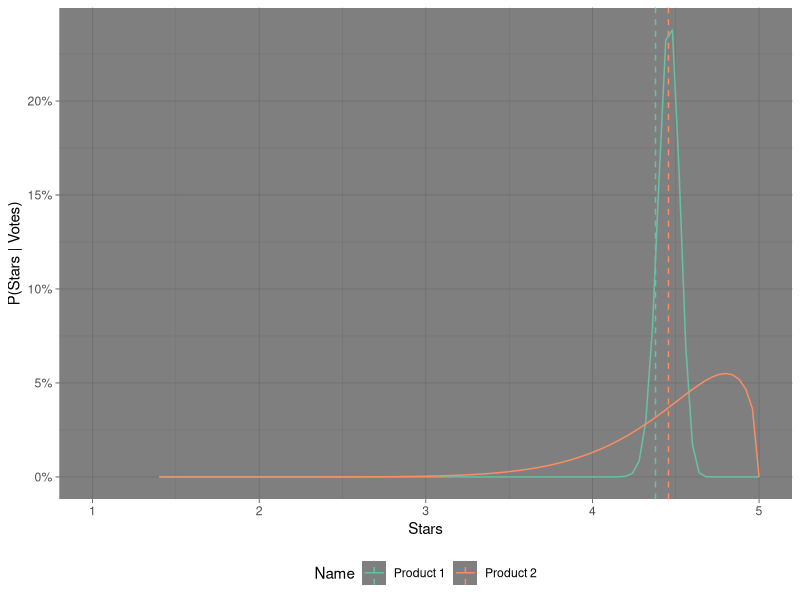

Recreate this plot in R.
## ---- chunk 1
knitr::opts_chunk$set(echo = FALSE)
library(ggplot2)
library(tidyverse)
library(kableExtra)
library(scales)

theme_set(
  theme_dark() +
    theme(legend.position = "bottom")
)
## ---- chunk 2
tribble(~Name, ~`5 Stars`, ~`4 Stars`, ~`3 Stars`,~`2 Stars`, ~`1 Stars`,
        "Product 1", 190, 15, 10, 2, 5,
        "Product 2", 5, 0, 0, 0, 0) %>% 
  kable() %>% 
  kable_styling(bootstrap_options = c("striped", "hover"))
## ---- chunk 3
x <- seq(.1,1,.01)
df1 <- tibble(Stars = x,
              Name = "Product 1") %>% 
        mutate(`P(Stars | Votes)` = dbeta(x,
                                          .8 * 222 + 190 + 15 * 3/4 + 10 * 2/4 + 2 * 1/4 + 5 * 0 + 1, 
                                          .2*222 + 190 * 0 + 15 * 1/4 + 10 * 2/4 + 2 * 3/4 + 5 * 1 + 1),
               `P(Stars | Votes)` = `P(Stars | Votes)` / sum(`P(Stars | Votes)`))

df2 <- tibble(Stars = x,
              Name = "Product 2") %>% 
        mutate(`P(Stars | Votes)` = dbeta(x,
                                          .9 * 5 + 6, 
                                          .1 * 5 + 1),
               `P(Stars | Votes)` = `P(Stars | Votes)` / sum(`P(Stars | Votes)`))

Posterior.Confidence <- tribble(~Name, ~Limit,
                                "Product 1", qbeta(.1,
                                                    .8 * 222 + 190 + 15 * 3/4 + 10 * 2/4 + 2 * 1/4 + 5 * 0, 
                                                    .2*222 + 190 * 0 + 15 * 1/4 + 10 * 2/4 + 2 * 3/4 + 5 * 1)* 4 + 1,
                                "Product 2", qbeta(.1,
                                                    .9 * 5 + 5, 
                                                    .1 * 5) * 4 + 1)
Posterior.Data <- df1 %>% 
                    bind_rows(df2) %>% 
                    mutate(Stars = Stars * 4 + 1)

ggplot(Posterior.Data,
                 aes(x = Stars,
                     y = `P(Stars | Votes)`,
                     color=Name)) +
              geom_vline(data=Posterior.Confidence,
                         aes(xintercept=Limit, color=Name),
                         linetype="dashed") +
              geom_line() +
              scale_color_brewer(type="qual", palette = "Set2") +
              scale_y_continuous(labels = label_percent()) +
              coord_cartesian(xlim = c(1,5))
